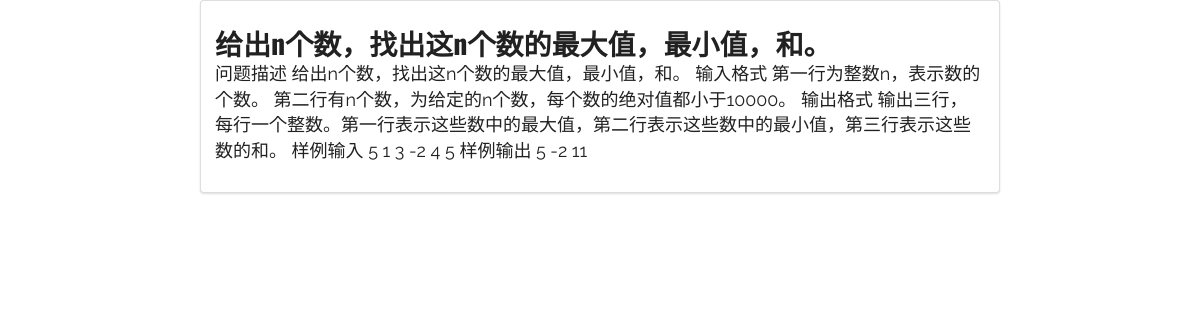
/firstapp/article_page/1, run on the app's committed database.
### firstapp/models.py (models this page shows, shortened)
class Aritcle(models.Model):
    headline=models.CharField(null=True,blank=True,max_length=500)
    content=models.TextField(null=True,blank=True)

### firstapp/views.py (the view)
# urls.py: url(r'^article_page/(?P<aritcle_id>[0-9]+)$', views.aritcle_page,name='aritcle_page'),
def aritcle_page(request,aritcle_id):
    context={}
    aritcle=models.Aritcle.objects.get(pk=aritcle_id)
    context['aritcle']=aritcle
    return render(request,'aritcle_page.html',context)

### firstapp/templates/aritcle_page.html (shortened to what this page needs)
<!DOCTYPE html>
{% load staticfiles %}
<head>
     <link rel="stylesheet" href="{% static 'css/semantic.css' %}"  media="screen" title="no title" charset="utf-8">
</head>
<body>
<div class="ui  container segment">
                <div class="ui container vertical segment">
                    <a href="#">
                        <h1 class="ui header">
                            {{ aritcle.headline }}
                        </h1>
                    </a>
                    <p>
                        {{ aritcle.content }}
                    </p>
                </div>
        </div>
</body>
</html>

### data on the page
Aritcle: headline "给出n个数，找出这n个数的最大值，最小值，和。", content "问题描述 给出n个数，找出这n个数的最大值，最小值，和。 输入格式 第一行为整数n，表示数的个数。 第二行有n个数，为给定的n个数，每个数的绝对值都小于10000。 输出格式 输出三行，每行一个整数。第一行表示这些数中的最大值，第二行表示这些数中的最小值，第三行表示这些数的和。 样例输入 5 1 3 -2 4 5 样例输出 5 -2 11"
